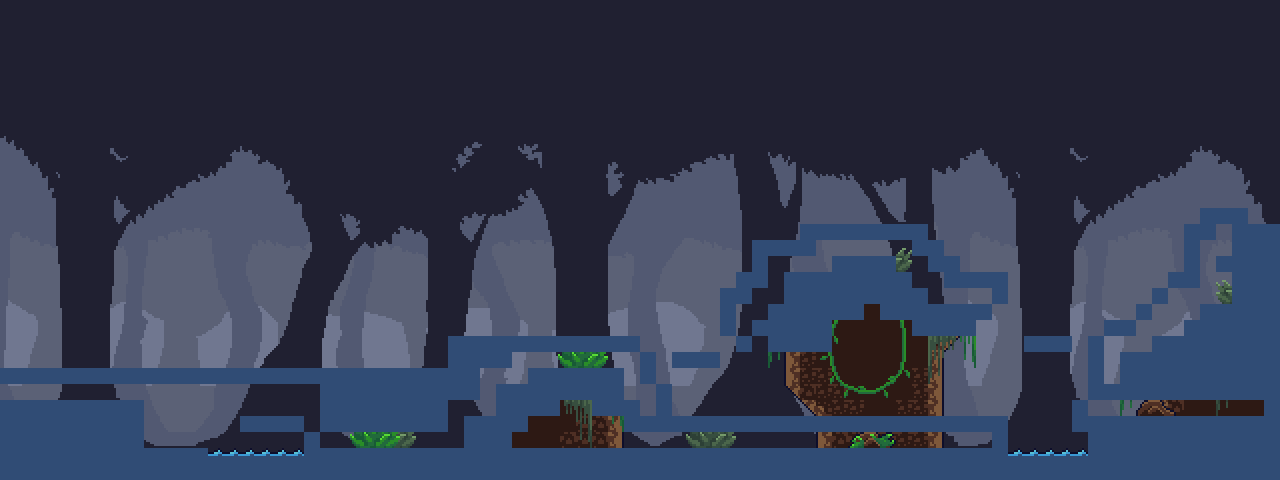

Below is a game level as drawn by its tile map, then a one-line description and the .tmx that defines it (tile-layer data replaced by summaries):
An orthogonal 80x30 tile map with 16x16 px tiles, 11 tile layers (Background3, Background2, Background1, Background0, ...), 8 tilesets and 19 objects (8x Gem, 3x Musher, 2x HPotion, 2x Key, Bat, ...).

<map version="1.5" tiledversion="1.7.2" orientation="orthogonal" renderorder="right-down" width="80" height="30" tilewidth="16" tileheight="16" infinite="0" nextlayerid="17" nextobjectid="91">
 <properties>
  <property name="Draw" type="int" value="1" />
 </properties>
 <tileset firstgid="1" name="Background1" tilewidth="16" tileheight="16" tilecount="1740" columns="60">
  <image source="../Spritesx16/Background_layer1_x2.png" width="960" height="468" />
 </tileset>
 <tileset firstgid="1741" name="Background2" tilewidth="16" tileheight="16" tilecount="1740" columns="60">
  <image source="../Spritesx16/Background_layer2_x2.png" width="960" height="468" />
 </tileset>
 <tileset firstgid="3481" name="Background3" tilewidth="16" tileheight="16" tilecount="1740" columns="60">
  <image source="../Spritesx16/Background_layer3_x2.png" width="960" height="468" />
 </tileset>
 <tileset firstgid="5221" name="Forest1" tilewidth="16" tileheight="16" tilecount="140" columns="20">
  <properties>
   <property name="Collider" type="int" value="1" />
   <property name="Draw" type="int" value="1" />
  </properties>
  <image source="../Spritesx16/Forest_Tileset_x2.png" width="320" height="112" />
 </tileset>
 <tileset firstgid="5361" name="Forest_Assets_x2" tilewidth="16" tileheight="16" tilecount="189" columns="27">
  <properties>
   <property name="Draw" type="int" value="1" />
  </properties>
  <image source="../Spritesx16/Forest_Assets_x2.png" width="432" height="112" />
 </tileset>
 <tileset firstgid="5550" name="Forest_Background_Assets_x2" tilewidth="16" tileheight="16" margin="16" tilecount="104" columns="26">
  <properties>
   <property name="Draw" type="int" value="1" />
  </properties>
  <image source="../Spritesx16/Forest_Background_Assets_x2.png" width="432" height="80" />
 </tileset>
 <tileset firstgid="5654" name="Gems" tilewidth="16" tileheight="16" tilecount="2" columns="2">
  <image source="../Spritesx16/gems.png" width="32" height="16" />
 </tileset>
 <tileset firstgid="5656" name="Props" tilewidth="16" tileheight="16" tilecount="216" columns="24">
  <image source="../Spritesx16/props.png" width="384" height="144" />
 </tileset>
 <layer id="3" name="Background3" width="80" height="30">
  <properties>
   <property name="Draw" type="int" value="1" />
  </properties>
  <data>[2400 cells, 2160 non-empty, 1620 distinct tile ids]</data>
 </layer>
 <layer id="2" name="Background2" width="80" height="30">
  <properties>
   <property name="Draw" type="int" value="1" />
  </properties>
  <data>[2400 cells, 2159 non-empty, 1619 distinct tile ids]</data>
 </layer>
 <layer id="1" name="Background1" width="80" height="30">
  <properties>
   <property name="Draw" type="int" value="1" />
  </properties>
  <data>[2400 cells, 2320 non-empty, 1740 distinct tile ids]</data>
 </layer>
 <layer id="5" name="Background0" width="80" height="30">
  <properties>
   <property name="Draw" type="int" value="1" />
  </properties>
  <data>[2400 cells, 309 non-empty, 23 distinct tile ids]</data>
 </layer>
 <layer id="4" name="Ground" width="80" height="30">
  <properties>
   <property name="Collider" type="int" value="1" />
   <property name="Draw" type="int" value="1" />
  </properties>
  <data>[2400 cells, 164 non-empty, 23 distinct tile ids]</data>
 </layer>
 <layer id="7" name="Water" width="80" height="30">
  <properties>
   <property name="Draw" type="int" value="1" />
  </properties>
  <data>[2400 cells, 26 non-empty, 2 distinct tile ids]</data>
 </layer>
 <layer id="10" name="Death" width="80" height="30">
  <properties>
   <property name="Death" type="int" value="1" />
   <property name="Trigger" type="int" value="1" />
  </properties>
  <data>[2400 cells, 13 non-empty, 1 distinct tile ids]</data>
 </layer>
 <layer id="8" name="Overlaybackground" width="80" height="30">
  <properties>
   <property name="Draw" type="int" value="1" />
  </properties>
  <data>[2400 cells, 36 non-empty, 18 distinct tile ids]</data>
 </layer>
 <layer id="6" name="Overlay" width="80" height="30">
  <properties>
   <property name="Draw" type="int" value="1" />
  </properties>
  <data>[2400 cells, 164 non-empty, 94 distinct tile ids]</data>
 </layer>
 <objectgroup id="11" name="Collectables">
  <object id="73" name="Gem" type="Gem" x="176" y="432" width="16" height="16" />
  <object id="77" name="Gem" type="Gem" x="256" y="400" width="16" height="16" />
  <object id="78" name="Gem" type="Gem" x="336" y="432" width="16" height="16" />
  <object id="79" name="HPotion" type="HPotion" x="448" y="432" width="16" height="16" />
  <object id="80" name="Key" type="Key" x="528" y="432" width="16" height="16" />
  <object id="82" name="Gem" type="Gem" x="688" y="336" width="16" height="16" />
  <object id="83" name="Gem" type="Gem" x="864" y="416" width="16" height="16" />
  <object id="84" name="Gem" type="Gem" x="800" y="240" width="16" height="16" />
  <object id="85" name="Gem" type="Gem" x="1040" y="320" width="16" height="16" />
  <object id="86" name="Gem" type="Gem" x="1200" y="288" width="16" height="16" />
  <object id="88" name="Key" type="Key" x="1216" y="400" width="16" height="16" />
  <object id="89" name="HPotion" type="HPotion" x="1104" y="400" width="16" height="16" />
 </objectgroup>
 <objectgroup id="16" name="Entities">
  <object id="63" name="Musher" type="Musher" x="384" y="432" width="16" height="16" />
  <object id="64" name="Bat" type="Bat" x="864" y="336" width="16" height="16" />
  <object id="67" name="Musher" type="Musher" x="592" y="432" width="16" height="16" />
  <object id="68" name="Player" type="Player" x="32" y="416" width="16" height="16" />
  <object id="90" name="Musher" type="Musher" x="1168" y="400" width="16" height="16" />
 </objectgroup>
 <objectgroup id="12" name="Structures">
  <object id="54" name="Portal" type="Portal" x="1248" y="160" width="32" height="64" />
  <object id="58" name="Checkpoint" type="Checkpoint" x="864" y="208" width="16" height="48" />
 </objectgroup>
 <layer id="13" name="MusherNavigationMap" width="80" height="30">
  <properties>
   <property name="Draw" type="int" value="0" />
   <property name="Navigation" type="int" value="1" />
  </properties>
  <data>[2400 cells, 490 non-empty, 1 distinct tile ids]</data>
 </layer>
 <layer id="14" name="BatNavigationMap" width="80" height="30">
  <properties>
   <property name="Draw" type="int" value="0" />
   <property name="Navigation" type="int" value="2" />
  </properties>
  <data>[2400 cells, 308 non-empty, 1 distinct tile ids]</data>
 </layer>
</map>
